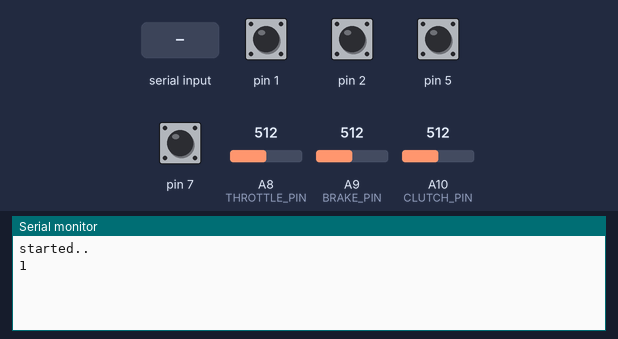
Bench run of a sketch on a simulated Arduino Leonardo, built with avr-gcc and run on an emulated ATmega32U4. Shown: the last lines printed to the serial monitor. The test bench sets the inputs (shaded band); at power-on: pin 1, pin 2, pin 5, pin 7 HIGH, A8 (THROTTLE_PIN) = 512, A9 (BRAKE_PIN) = 512, A10 (CLUTCH_PIN) = 512. USB keyboard and mouse output is not drawn.

Above: at 2.2 s.
2.3 s: "b90\n" received over Serial
At 3.0 s:
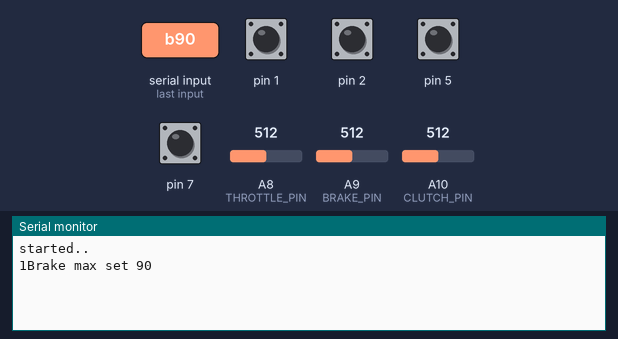
3.8 s: "b,45\n" received over Serial
At 4.1 s:
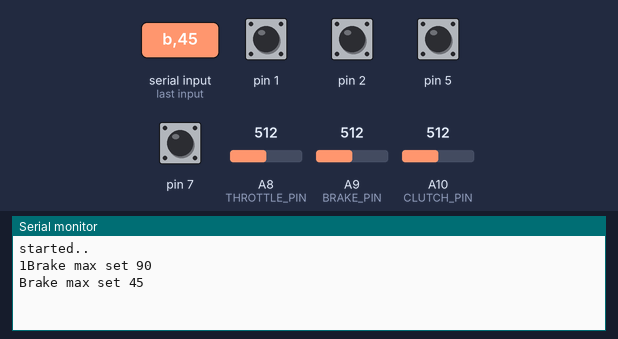

Measured:
- after the input at 2.3 s, the serial monitor: prints a new line at once (image 1)
- after the input at 3.8 s, the serial monitor: prints a new line at once (image 2)

The sketch:

Mode2PedalsSummerCar.ino
```cpp
// ####### Configuration values
//#define GYRO_STEERING

#define THROTTLE_MAX 950 // Analog value at maximum position
#define THROTTLE_MIN 110 // Analog value at minimum position
#define THROTTLE_REV 1  // Set to 1 to reverse or 0 for normal
#define THROTTLE_PIN A8

#define BRAKE_MAX 825 // Analog value at maximum position
#define BRAKE_MIN 630 // Analog value at minimum position
#define BRAKE_REV 1  // Set to 1 to reverse or 0 for normal
#define BRAKE_PIN A9

#define CLUTCH_MAX 950 // Analog value at maximum position
#define CLUTCH_MIN 250 // Analog value at minimum position
#define CLUTCH_REV 1  // Set to 1 to reverse or 0 for normal
#define CLUTCH_PIN A10

// NOTE! These steering values is not used if gyro steering is in use
#define STEERING_MAX 1023 // Analog value at maximum position
#define STEERING_MIN 1 // Analog value at minimum position
#define STEERING_REV 0  // Set to 1 to reverse or 0 for normal
#define STEERING_PIN A7

// Flip gyro axis:
#define REV_STEERING 0
#define UPSIDEDOWN 0

double totalTurnAngle = 360; // 360 is 180 to each side. typical road car have ~900
#define ALLOW_MULTITURNS


// ####### End of Configuration

#include <Joystick.h>

#include <Arduino.h>
#ifdef GYRO_STEERING
#include <TinyMPU6050.h>
#endif


bool setupMode = false;
/*
 *  Constructing MPU-6050
 */
#ifdef GYRO_STEERING
MPU6050 mpu (Wire);
#endif
Joystick_ Joystick(JOYSTICK_DEFAULT_REPORT_ID,JOYSTICK_TYPE_GAMEPAD,
  2, 0,                  // Button Count, Hat Switch Count
  true, true, true,     // X and Y, but no Z Axis
  true, true, true,   // No Rx, Ry, or Rz
  false, false,          // No rudder or throttle
  false, false, false);  // No accelerator, brake, or steering

long counter = 0;
long time1 = 0;
int button = 0;
bool currentButtonState;
double ang;
double prevang = 0.0;
int turns = 0;

int th;
int thRaw;
int br;
int brRaw;
int cl;
int clRaw;

long brakeMax = 100; // custom max brake output

bool flightmode = false;

void setup() {
  // put your setup code here, to run once:
  Serial.begin(115200);
  pinMode(0,INPUT_PULLUP);
  pinMode(1,INPUT_PULLUP);
  pinMode(2,INPUT_PULLUP);
  pinMode(3,INPUT_PULLUP);
  pinMode(5,INPUT_PULLUP);
  pinMode(7,INPUT_PULLUP);
  pinMode(15,INPUT_PULLUP);
  pinMode(14,INPUT_PULLUP);
  pinMode(16,INPUT_PULLUP);
  pinMode(THROTTLE_PIN, INPUT);
  pinMode(BRAKE_PIN, INPUT);
  pinMode(CLUTCH_PIN, INPUT);
  Serial.println("started..");
  delay(1000);
  Serial.print("1");

  // wait 1s so we can reprogram device incase of flooding on serial port
    // Initialize Joystick Library
  // Initialization

  #ifdef GYRO_STEERING
  mpu.Initialize();
  Serial.println("Gyro active");
  #endif

  Joystick.begin(false);
  Joystick.setXAxisRange(-512, 512);
  Joystick.setYAxisRange(-512, 512);
  //Joystick.setZAxisRange(-512, 512);
  if (digitalRead(1)) {
    Joystick.setRxAxisRange(0, 1023);
  Joystick.setRyAxisRange(0, 1023);
  Joystick.setRzAxisRange(0, 1023);
    Joystick.setZAxis(0);

  }
  else{
    Joystick.setRxAxisRange(-1023, 1023);
    Joystick.setRyAxisRange(-1023, 1023);
    Joystick.setRzAxisRange(-1023, 1023);
      Joystick.setZAxis(0);

  }
  if (!digitalRead(2)) {
    flightmode = true;
  }

    Joystick.setXAxis(0);
  Joystick.setYAxis(0);

}


void loop() {
  //Serial.println("loop");
#ifdef GYRO_STEERING
  mpu.Execute();
  gyroSteering();
#endif

  readSerialBrakeMax();
  // Throttle
  thRaw = analogRead(THROTTLE_PIN);
  if(THROTTLE_REV == 1) {
    th = map(thRaw, THROTTLE_MAX, THROTTLE_MIN,0,1023);
  } else {

  }
  th = limit(th, 0, 1023);
  Joystick.setRxAxis(th);

  // Brake
  long brMax = (1023 *brakeMax)/100;
  if (brMax >1023) {
    brMax = 1023;
  }
  brRaw = analogRead(BRAKE_PIN);
  if(BRAKE_REV == 1) {
    br = map(brRaw, BRAKE_MAX, BRAKE_MIN,0,1023);
  } else {
    br = map(brRaw, BRAKE_MIN, BRAKE_MAX,0,1023);
  }
  br = limit(br, 0, brMax);
  Joystick.setRyAxis(br);


    // Clutch
  clRaw = analogRead(CLUTCH_PIN);
  if(CLUTCH_REV == 1) {
    cl = map(clRaw, CLUTCH_MAX, CLUTCH_MIN,0,1023);
  } else {

  }
  cl = limit(cl, 0, 1023);
  Joystick.setRzAxis(cl);

  if (flightmode) {
    th = map(thRaw, THROTTLE_MIN, THROTTLE_MAX,0,511);
    cl = map(clRaw, CLUTCH_MIN, CLUTCH_MAX,0,511);

    Joystick.setRxAxis(0);

    Joystick.setRzAxis(511-th+cl);
  }

  //Joystick.setSteering(a3);
  //Joystick.setAccelerator(a4);
  //Joystick.setBrake(0);


  handleButton(5,0,true);
  handleButton(7,1,true);

  Joystick.sendState();

  counter++;

  if (time1<millis() && setupMode) {
    Serial.println(counter);
    time1 = millis()+200;
    counter = 0;
    #ifdef GYRO_STEERING
    Serial.print("--- Raw data:");
    Serial.print("Raw AccX = ");
    Serial.print(mpu.GetRawAccX());
    Serial.print("Raw AccY = ");
    Serial.print(mpu.GetRawAccY());
    Serial.print("Raw AccZ = ");
    Serial.println(mpu.GetRawAccZ());
    Serial.print("angle = ");
    Serial.print(ang);
    Serial.print("angleRad = ");
    Serial.print(prevang);
    Serial.print("turns = ");
    Serial.println(turns);
    #endif
    Serial.print("Throttle, Raw: ");
    Serial.print(thRaw);
    Serial.print("map:");
    Serial.print(th);

    Serial.print("Brake, Raw: ");
    Serial.print(brRaw);
    Serial.print("map:");
    Serial.print(br);

    Serial.print("Clutch, Raw: ");
    Serial.print(clRaw);
    Serial.print("map:");
    Serial.println(cl);
    //currentButtonState = !currentButtonState;
  }

}

void readSerialBrakeMax() {
  if (Serial.available() > 0) {
    // get incoming byte:
    char inByte = Serial.read();
    if (inByte == 'b') {
      int brake = Serial.parseInt();
      if (brake <=100 && brake > 0) {
        brakeMax = brake;
        Serial.print("Brake max set ");
        Serial.println(brakeMax);
      }
    }
  }
}
void handleButton(int pin, int buttonNr, bool reverse) {

  bool state = false;
  state = digitalRead(pin);
  if (reverse) {
    state = !state;
  }
  Joystick.setButton(buttonNr, state);
}

void handleMultiWheelButton(int aPort, int button1, int button2, int startButton, int sections) {
  int value = analogRead(aPort);
  int divider = 1024/sections;
  value = value/divider;

  handleButton(button1, value*2+startButton, true);
  handleButton(button2, value*2+startButton+1, true);
}

int limit(int value, int m1, int m2) {
  if (value < m1) {
    value = m1;
  }
  if (value > m2) {
    value = m2;
  }
  return value;
}
#ifdef GYRO_STEERING
void gyroSteering() {


  int x = mpu.GetRawAccZ();
  int y = mpu.GetRawAccY();
  int unusedaxis = mpu.GetRawAccX();

  if(UPSIDEDOWN == 0) {
    ang = atan2(y,x);

  }else {
    ang = atan2(y,-x);

  }
  //double ang = atan2(y,x);
  #ifdef ALLOW_MULTITURNS
  if (prevang < 0 && ang > 0) {
    if (abs(ang) > 2.0 && abs(prevang) > 2.0) {
      turns = turns -1;
    }

  }
  if (prevang > 0 && ang < 0) {
    if (abs(ang) > 2.0 && abs(prevang) > 2.0) {
      turns = turns +1;
    }
  }
  #endif
  prevang = ang;
  double turnMulti = (65534)/(totalTurnAngle*0.01745329252);
  ang = ang + (turns*6.28318530718); // pi*2
  ang = ang*turnMulti;
  //double tm= atan2(y,x)*10000;
  //int ang = tm/60;
  if( REV_STEERING == 1) {
    ang = -ang;
  }
  if (ang > 32766.0) {
    ang = 32766;
  }
  if (ang < -32766.0) {
    ang = -32766;
  }

  Joystick.setXAxis(ang);
}
#endif
```
